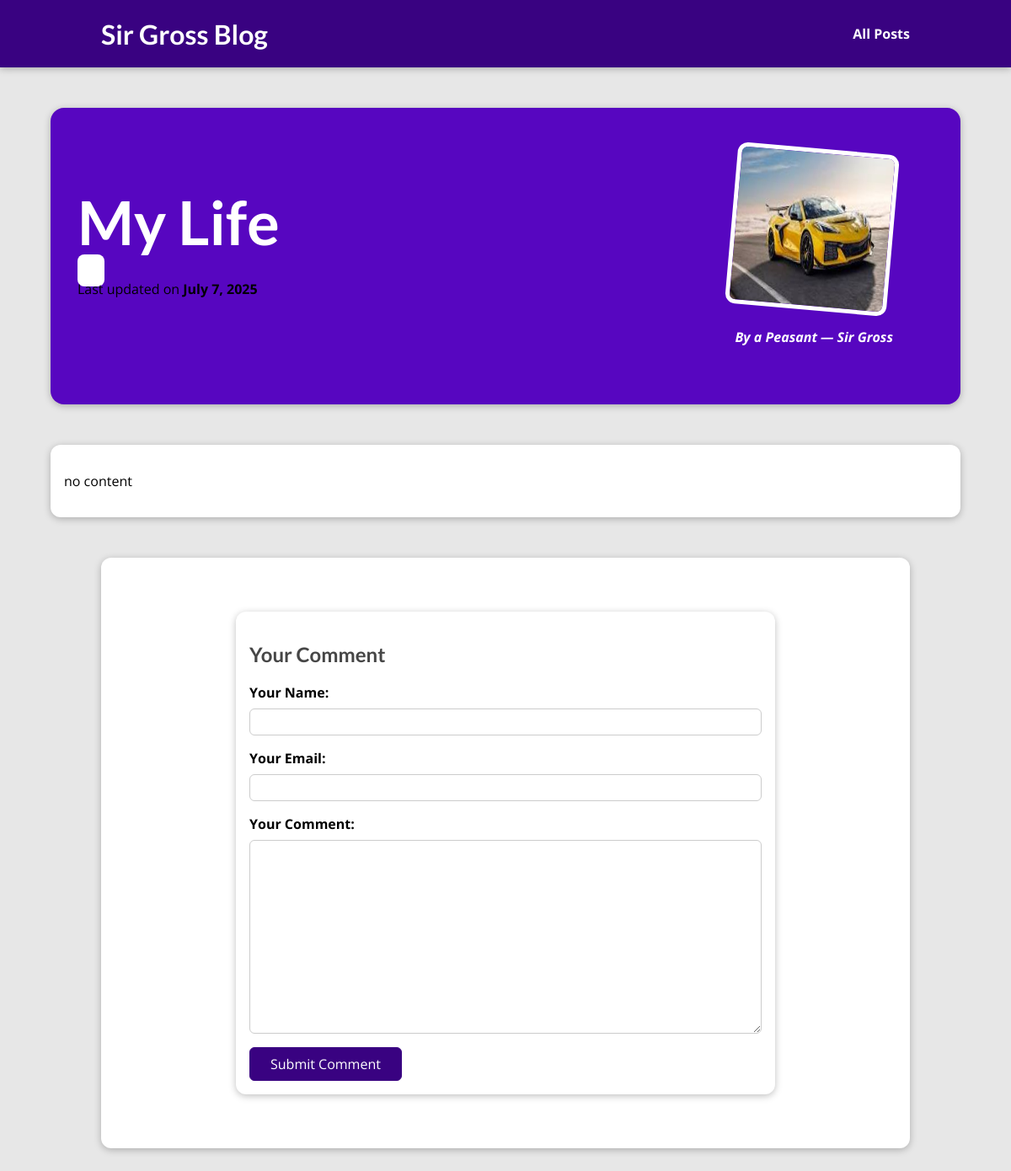
/posts/My-Life, run on the app's committed database.
### blog/models.py (models this page shows, shortened)
class Post(models.Model):
    title = models.CharField(max_length=200)
    excerpt = models.CharField(max_length=255)
    author = models.ForeignKey(Author, on_delete=models.CASCADE, related_name='posts')
    date = models.DateField(auto_now_add=True)
    image = models.ImageField(upload_to='posts', null=True)
    slug = models.SlugField(unique=True, null=True)
    content = models.TextField(validators=[MinLengthValidator(10)], max_length=5000)
    tags = models.ManyToManyField(Tag, related_name='posts')

class Tag(models.Model):
    captions = models.CharField(max_length=50)

### blog/views.py (the view, shortened to what this page needs)
# urls.py: path("posts/<slug:slug>", views.SinglePostView.as_view(), name="post-detail-page"),  # Define the post detail URL with the name "post_detail" and a slug parameter.
class SinglePostView(View):
    def get(self, request, slug):
        post = Post.objects.get(slug=slug)
        context ={'post': post,
                  'post_tags': post.tags.all(),
                  'comment_form': CommentForm() ,
                  'comments': post.comments.all()}
        return render(request, "blog/post-detail.html",context)

### blog/forms.py
class CommentForm(forms.ModelForm):
    class Meta:
        model = Comment
        fields = ['user_name', 'email_name', 'text']
        labels = {
            'user_name': 'Your Name',
            'email_name': 'Your Email',
            'text': 'Your Comment',
        }

### blog/templates/blog/post-detail.html (shortened to what this page needs)
{% extends 'base.html' %}
{% load static %}
{% block css %}
  {{ block.super }}
  <link rel="stylesheet" href="{% static 'blog/post-detail.css' %}">
{% endblock %}
{% block content %}
  <section id="summary">
    <h2>{{ post.title }}</h2>
    <div>
      {% for tag in post_tags %}
        <span class="tag">{{ tag.caption }}</span>
      {% endfor %}
    </div>
    <article>
      <img src="{{ post.image.url }}" alt="{{ post.title }}">
      <address>
        By a Peasant —
        <a href="mailto:jerripatterson@gmail.com">Sir Gross</a>
      </address>
    </article>
    <div id="email">
      Last updated on <time>{{ post.date }}</time>
    </div>
  </section>
  <main>
    {{ post.content|linebreaks }}
  </main>
<section id="comments">
  <section id="comment">
    <form id="comment-form" action="{% url 'post-detail-page' post.slug %}" method="POST">
      <h2>Your Comment</h2>
      {% for form_field in comment_form %}
        <div class="form-control{% if form_field.errors %} invalid{% endif %}">
          {{ form_field.label_tag }}
          {{ form_field }}
        </div>
      {% endfor %}
      <button type="submit">Submit Comment</button>
    </form>
  </section>
{% endblock %}

### static/app.css (style rules this page uses)
* { box-sizing: border-box; }
html { font-family: 'Open Sans', 'Lato', sans-serif; }
body { margin: 0; }
h1, h2, h3 { font-family: 'Lato', sans-serif; font-weight: bold; }

### blog/static/blog/post-detail.css (style rules this page uses)
body { background-color: #e7e7e7; }
#summary { margin: 8rem auto 3rem auto; padding: 2rem; width: 90%; max-width: 90rem; border-radius: 16px; background-color: #5706c0; position: relative; box-shadow: 0 2px 8px rgba(0, 0, 0, 0.25); height: 22rem; }
#summary h2 { color: white; font-size: 4.5rem; margin-bottom: 0.25rem; }
#summary article { position: absolute; top: 2rem; right: 3rem; padding: 1rem 2rem; border-radius: 12px; text-align: right; color: white; }
#summary article img { width: 12rem; height: 12rem; border-radius: 12px; transform: rotateZ(5deg); border: 5px solid white; margin-bottom: 1rem; }
#summary address { font-weight: bold; }
#summary a { color: white; text-decoration: none; }
#summary time { font-weight: bold; }
main { width: 90%; max-width: 90rem; margin: 3rem auto; background-color: white; padding: 1rem; border-radius: 12px; box-shadow: 0 2px 8px rgba(0, 0, 0, 0.25); }
.tag { background-color: white; color: #390281; padding: 0.5rem 1rem; border-radius: 8px; }
#comment-form { margin: 3rem auto; width: 90%; max-width: 40rem; border-radius: 12px; background-color: white; box-shadow: 0 2px 8px rgba(0, 0, 0, 0.25); padding: 1rem; }
#comment-form button { font: inherit; background-color: #390281; color: white; border: 1px solid #390281; padding: 0.5rem 1.5rem; border-radius: 6px; cursor: pointer; }
.form-control { margin-bottom: 1rem; }
.form-control label { font-weight: bold; margin-bottom: 0.5rem; display: block; }
.form-control input, .form-control textarea { display: block; width: 100%; font: inherit; padding: 0.25rem; border-radius: 6px; border: 1px solid #ccc; }
#comments { margin: 3rem auto; width: 90%; max-width: 60rem; border-radius: 12px; background-color: white; box-shadow: 0 2px 8px rgba(0, 0, 0, 0.25); padding: 1rem 2rem; }
#comments h2 { color: #464646; }

### data on the page
Post: title "My Life", image (picture), date "July 7, 2025", content "no content"
